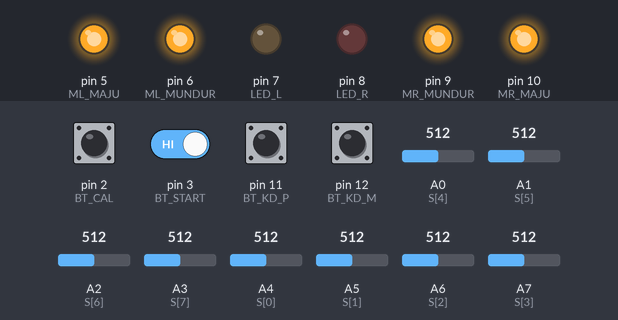
The sketch below on a simulated Arduino Nano, built with avr-gcc and run on an emulated ATmega328P. Shown: output pins drawn as LEDs (lit = HIGH). Dashed ring = blinking. The test bench sets the inputs (shaded band); at power-on: pin 2 (BT_CAL), pin 3 (BT_START), pin 11 (BT_KD_P), pin 12 (BT_KD_M) HIGH, A0 (S[4]) = 512, A7 (S[3]) = 512, A6 (S[2]) = 512, A1 (S[5]) = 512, A2 (S[6]) = 512, A3 (S[7]) = 512, A4 (S[0]) = 512, A5 (S[1]) = 512. EEPROM starts erased; what the sketch prints to the serial monitor is not drawn.

Above: at 1.3 s.
1.4 s: pin 2 (BT_CAL) pulled LOW for 0.15 s
At 1.65 s:
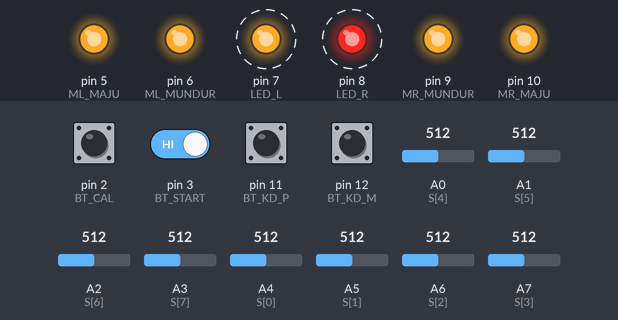
4.4 s: pin 3 (BT_START) driven LOW
At 7.2 s:
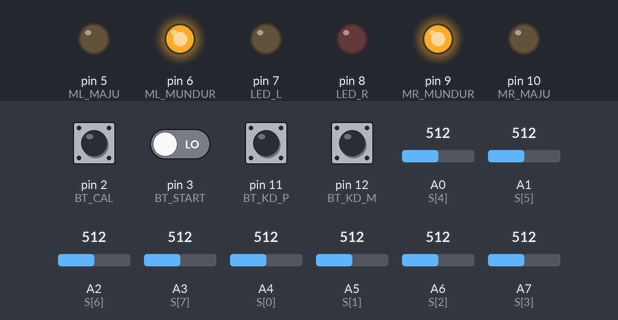
7.4 s: A0 (S[4]) set to 530
At 8.2 s:
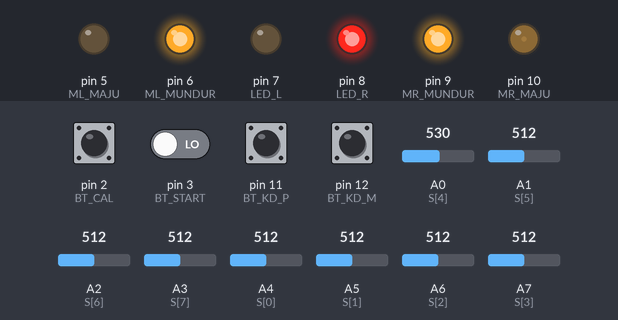
8.9 s: A7 (S[3]) set to 525
At 9.4 s:
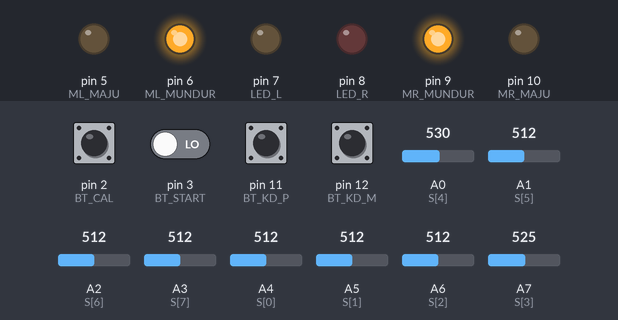
10.4 s: A6 (S[2]) set to 524
At 12.9 s:
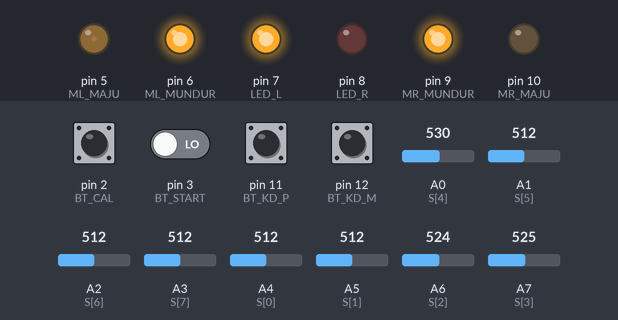
13.2 s: A6 (S[2]) set to 306
At 13.6 s:
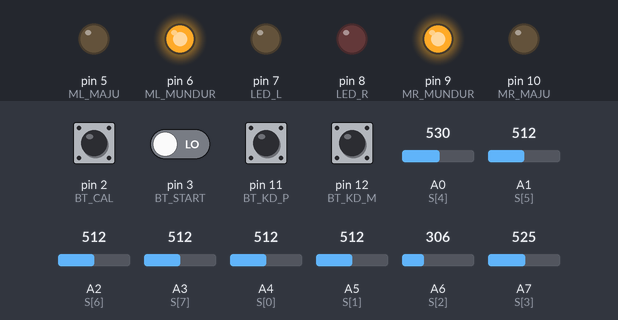
Timing chart, 0 to 15.7 s (numbered marks = the images above; inputs shaded):
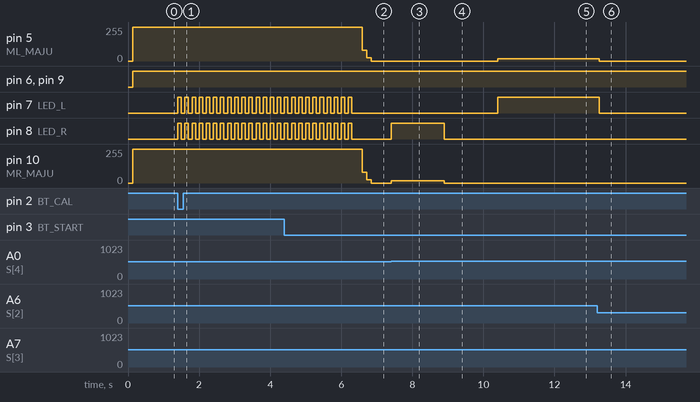

Measured:
- the behaviour switches between 512 and 513 on A0 (S[4]) (found by bisection; images 2 and 3)
- the behaviour switches between 512 and 513 on A7 (S[3]) (found by bisection; images 3 and 4)
- the behaviour switches between 512 and 513 on A6 (S[2]) (found by bisection; images 4 and 5)
- after the input at 1.4 s, pin 7 (LED_L), pin 8 (LED_R): alternates HIGH for 0.10 s and LOW for 0.10 s, starting at once
- after the input at 4.4 s, pin 5 (ML_MAJU), pin 10 (MR_MAJU): 255/255 → 80/255 after 2.2 s, → 25/255 0.13 s later, → 0/255 0.13 s later
- after the input at 7.4 s, pin 8 (LED_R): LOW → HIGH at once; pin 10 (MR_MAJU): 0/255 → 18/255 at once
- after the input at 8.9 s, pin 8 (LED_R): HIGH → LOW at once; pin 10 (MR_MAJU): 18/255 → 0/255 at once
- after the input at 10.4 s, pin 5 (ML_MAJU): 0/255 → 17/255 at once, → 18/255 1.4 s later; pin 7 (LED_L): LOW → HIGH at once
- after the input at 13.2 s, pin 5 (ML_MAJU): 18/255 → 0/255 after 0.06 s; pin 7 (LED_L): HIGH → LOW after 0.06 s

The sketch:

modul-08.ino
```cpp
#include <EEPROM.h>

const int S[8] = {A4, A5, A6, A7, A0, A1, A2, A3};
int threshold[8];

const int ML_MAJU   = 5;
const int ML_MUNDUR = 6;
const int MR_MAJU   = 10;
const int MR_MUNDUR = 9;

const int BT_START = 3;
const int BT_CAL   = 2;
const int BT_KD_P  = 11;
const int BT_KD_M  = 12;
const int LED_L    = 7;
const int LED_R    = 8;

float Kp, Ki, Kd;
float P_val, I_val, D_val;
float integralError = 0;
int error = 0, lastError = 0;

int defaultBaseSpeed = 120;
int currentBaseSpeed = 120;

bool robotJalan = false;
int  state      = 0;

unsigned long lastSerialPrint      = 0;
const unsigned long serialInterval       = 150; // ms
unsigned long lastSpeedCheck       = 0;
const unsigned long speedCheckInterval   = 30;  // ms
unsigned long lastPIDTime          = 0;
unsigned long lastButtonPress      = 0;
const unsigned long debounceDelay        = 300;

int    rawSensor[8];
String sensorBits = "";

int greenLow[8];
int greenHigh[8];
int greenCount = 0;
const int greenDebounce = 3;

void setup() {
  Serial.begin(9600);

  pinMode(ML_MAJU,   OUTPUT); pinMode(ML_MUNDUR, OUTPUT);
  pinMode(MR_MAJU,   OUTPUT); pinMode(MR_MUNDUR, OUTPUT);
  pinMode(BT_START,  INPUT_PULLUP);
  pinMode(BT_CAL,    INPUT_PULLUP);
  pinMode(BT_KD_P,   INPUT_PULLUP);
  pinMode(BT_KD_M,   INPUT_PULLUP);
  pinMode(LED_L,     OUTPUT);
  pinMode(LED_R,     OUTPUT);

  loadFromEEPROM();
  lastPIDTime = millis();

  Serial.println(F("======================================"));
  Serial.println(F("   MODUL 8 - LINE FOLLOWER READY"));
  Serial.println(F("======================================"));
  printKPID();
  printThreshold();
}

void loop() {
  if (!robotJalan) {
    state = 0;
    gerak(0, 0);
    handleButtonStandby();
  } else {
    state = 2;

    if (digitalRead(BT_START) == LOW && digitalRead(BT_CAL) == LOW) {
      robotJalan = false; state = 0;
      integralError = 0;
      gerak(0, 0);
      Serial.println(F("[STOP] Robot berhenti."));
      delay(500);
      return;
    }

    bacaSensor();

    bool semuaHijau = true;
    for (int i = 0; i < 8; i++) {
      if (rawSensor[i] < greenLow[i] || rawSensor[i] > greenHigh[i]) {
        semuaHijau = false;
        break;
      }
    }

    if (semuaHijau) {
      greenCount++;
      if (greenCount >= greenDebounce) {
        robotJalan = false; state = 0;
        integralError = 0; greenCount = 0;
        gerak(0, 0);
        Serial.println(F("[FINISH] Deteksi hijau, robot berhenti."));
        delay(500);
        return;
      }
    } else {
      greenCount = 0;
    }

    petakanError();
    adaptiveSpeed();
    hitungPID();
    cetakSerial();
  }
}

void bacaSensor() {
  sensorBits = "";
  for (int i = 0; i < 8; i++) {
    rawSensor[i]  = analogRead(S[i]);
    sensorBits   += (rawSensor[i] > threshold[i]) ? "1" : "0";
  }
}

void petakanError() {
  if (sensorBits == "00000000") return; // garis hilang, pertahankan error lama

  int prevError = error;

  // Pola 2 sensor (normal)
  if      (sensorBits == "11000000") error = -6;
  else if (sensorBits == "01100000") error = -4;
  else if (sensorBits == "00110000") error = -2;
  else if (sensorBits == "00011000") error =  0;
  else if (sensorBits == "00001100") error =  2;
  else if (sensorBits == "00000110") error =  4;
  else if (sensorBits == "00000011") error =  6;
  // Pola 1 sensor (tikungan tajam)
  else if (sensorBits == "10000000") error = -7;
  else if (sensorBits == "01000000") error = -5;
  else if (sensorBits == "00100000") error = -3;
  else if (sensorBits == "00010000") error = -1;
  else if (sensorBits == "00001000") error =  1;
  else if (sensorBits == "00000100") error =  3;
  else if (sensorBits == "00000010") error =  5;
  else if (sensorBits == "00000001") error =  7;
  // Pola 3 sensor
  else if (sensorBits == "11100000") error = -5;
  else if (sensorBits == "01110000") error = -3;
  else if (sensorBits == "00111000") error = -1;
  else if (sensorBits == "00011100") error =  1;
  else if (sensorBits == "00001110") error =  3;
  else if (sensorBits == "00000111") error =  5;
  // Semua aktif = perpotongan
  else if (sensorBits == "11111111") error =  0;

  lastError = prevError;
}

void adaptiveSpeed() {
  if (millis() - lastSpeedCheck >= speedCheckInterval) {
    lastSpeedCheck = millis();

    // Toleransi deviasi (error antara -1 hingga 1 dianggap lurus)
    if (error >= -2 && error <= 2) {
      // Garis lurus -> setpoint naik otomatis
      currentBaseSpeed += 55;
      if (currentBaseSpeed > 255) currentBaseSpeed = 255;
    } else {
      // Belok atau menyimpang jauh -> kembali ke default
      currentBaseSpeed = defaultBaseSpeed;
    }
  }
}

void hitungPID() {
  unsigned long now = millis();
  float dt = (float)(now - lastPIDTime) / 1000.0;
  if (dt < 0.001) dt = 0.001;

  P_val = Kp * error;

  integralError += (error * dt);
  integralError  = constrain(integralError, -500.0, 500.0); // anti-windup
  I_val = Ki * integralError;

  D_val = Kd * ((float)(error - lastError)) / dt;

  float PID_total = P_val + I_val + D_val;

  gerak(currentBaseSpeed + (int)PID_total,
        currentBaseSpeed - (int)PID_total);

  // LED indikator arah belok
  digitalWrite(LED_L, (error < 0) ? HIGH : LOW);
  digitalWrite(LED_R, (error > 0) ? HIGH : LOW);

  lastPIDTime = now;
}

void cetakSerial() {
  if (millis() - lastSerialPrint < serialInterval) return;
  lastSerialPrint = millis();

  Serial.print(F("T:"));    Serial.print(millis());
  Serial.print(F(" St:"));  Serial.print(state);
  Serial.print(F(" E:"));   Serial.print(error);
  Serial.print(F(" Spd:")); Serial.print(currentBaseSpeed);
  Serial.print(F(" P:"));   Serial.print(P_val, 2);
  Serial.print(F(" I:"));   Serial.print(I_val, 4);
  Serial.print(F(" D:"));   Serial.print(D_val, 2);
  Serial.print(F(" Kp:"));  Serial.print(Kp, 1);
  Serial.print(F(" Ki:"));  Serial.print(Ki, 4);
  Serial.print(F(" Kd:"));  Serial.print(Kd, 1);
  Serial.print(F(" S:[")); Serial.print(sensorBits);
  Serial.print(F("] Thr:["));
  for (int i = 0; i < 8; i++) {
    Serial.print(threshold[i]);
    if (i < 7) Serial.print(F(","));
  }
  Serial.println(F("]"));
}

void handleButtonStandby() {
  bool bS = (digitalRead(BT_START) == LOW);
  bool bC = (digitalRead(BT_CAL)   == LOW);
  bool bP = (digitalRead(BT_KD_P)  == LOW);
  bool bM = (digitalRead(BT_KD_M)  == LOW);

  if (!bS && !bC && !bP && !bM) return;
  if (millis() - lastButtonPress < debounceDelay) return;
  lastButtonPress = millis();

  if (bS && !bC && !bP && !bM) {
    // START
    robotJalan = true; state = 2;
    integralError = 0; currentBaseSpeed = defaultBaseSpeed;
    lastPIDTime = millis();
    Serial.println(F("[START] Robot mulai jalan."));
  }
  else if (bC && !bS && !bP && !bM) { autoCalibration(); }
  else if (bS && bP && !bC && !bM)  { Kp += 0.5; saveKPID(); Serial.print(F("[Kp+] ")); printKPID(); }
  else if (bS && bM && !bC && !bP)  { if (Kp >= 0.5) Kp -= 0.5; saveKPID(); Serial.print(F("[Kp-] ")); printKPID(); }
  else if (bC && bP && !bS && !bM)  { Ki += 0.005; saveKPID(); Serial.print(F("[Ki+] ")); printKPID(); }
  else if (bC && bM && !bS && !bP)  { if (Ki >= 0.005) Ki -= 0.005; saveKPID(); Serial.print(F("[Ki-] ")); printKPID(); }
  else if (bP && !bS && !bC && !bM) { Kd += 0.5; saveKPID(); Serial.print(F("[Kd+] ")); printKPID(); }
  else if (bM && !bS && !bC && !bP) { if (Kd >= 0.5) Kd -= 0.5; saveKPID(); Serial.print(F("[Kd-] ")); printKPID(); }
}

void autoCalibration() {
  state = 1;
  int sMin[8], sMax[8];
  for (int i = 0; i < 8; i++) { sMin[i] = 1023; sMax[i] = 0; }

  Serial.println(F("--- MULAI KALIBRASI (geser robot di atas garis 5 detik) ---"));
  unsigned long startCal = millis();

  while (millis() - startCal < 5000) {
    bool nyala = ((millis() / 100) % 2 == 0);
    digitalWrite(LED_L, nyala);
    digitalWrite(LED_R, nyala);
    for (int i = 0; i < 8; i++) {
      int v = analogRead(S[i]);
      if (v < sMin[i]) sMin[i] = v;
      if (v > sMax[i]) sMax[i] = v;
    }
  }

  for (int i = 0; i < 8; i++) {
    threshold[i] = (sMax[i] + sMin[i]) / 2;
    EEPROM.put(i * 2, threshold[i]);

    int range = sMax[i] - threshold[i];
    greenLow[i]  = threshold[i] + range / 4;
    greenHigh[i] = sMax[i] - range / 4;
    if (greenLow[i] >= greenHigh[i]) {
      greenLow[i]  = threshold[i] + 10;
      greenHigh[i] = sMax[i] - 10;
    }
  }
  digitalWrite(LED_L, LOW); digitalWrite(LED_R, LOW);
  Serial.println(F("--- KALIBRASI SELESAI & TERSIMPAN ---"));
  printThreshold();
  printGreenRange();
}

void loadFromEEPROM() {
  for (int i = 0; i < 8; i++) {
    EEPROM.get(i * 2, threshold[i]);
    if (threshold[i] < 0 || threshold[i] > 1023) threshold[i] = 512;
  }
  EEPROM.get(20, Kp); EEPROM.get(25, Ki); EEPROM.get(30, Kd);
  if (isnan(Kp) || Kp <= 0) Kp = 18.0;
  if (isnan(Ki) || Ki <  0) Ki =  0.01;
  if (isnan(Kd) || Kd <= 0) Kd = 25.0;
}

void saveKPID() {
  EEPROM.put(20, Kp);
  EEPROM.put(25, Ki);
  EEPROM.put(30, Kd);
}

void printKPID() {
  Serial.print(F("Kp=")); Serial.print(Kp, 1);
  Serial.print(F(" Ki=")); Serial.print(Ki, 4);
  Serial.print(F(" Kd=")); Serial.println(Kd, 1);
}

void printThreshold() {
  Serial.print(F("Threshold: ["));
  for (int i = 0; i < 8; i++) {
    Serial.print(threshold[i]);
    if (i < 7) Serial.print(F(","));
  }
  Serial.println(F("]"));
}

void printGreenRange() {
  Serial.print(F("GreenRange: ["));
  for (int i = 0; i < 8; i++) {
    Serial.print(greenLow[i]);
    Serial.print(F("-"));
    Serial.print(greenHigh[i]);
    if (i < 7) Serial.print(F(","));
  }
  Serial.println(F("]"));
}

void gerak(int ki, int ka) {
  ki = constrain(ki, 0, 255);
  ka = constrain(ka, 0, 255);
  analogWrite(ML_MAJU,    255 - ki);
  digitalWrite(ML_MUNDUR, HIGH);
  analogWrite(MR_MAJU,    255 - ka);
  digitalWrite(MR_MUNDUR, HIGH);
}
```
